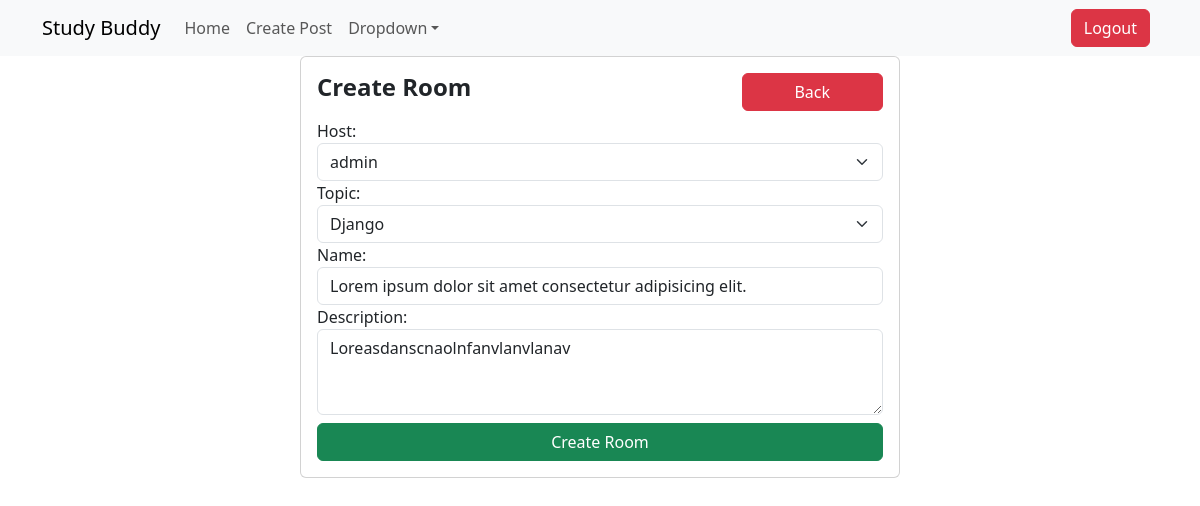
Screenshot of /update-room/9 (signed in) with the database file from the repository.
### studybuddy/models.py (models this page shows, shortened)
class Room(models.Model):
    host = models.ForeignKey(User, on_delete=models.SET_NULL, null=True)
    topic = models.ForeignKey(Topic, on_delete=models.SET_NULL, null=True)
    name = models.CharField(max_length=200)
    description = models.TextField(null=False, blank=True)
    updated = models.DateTimeField(auto_now=True)
    created = models.DateTimeField(auto_now_add=True)
    class Meta:
        ordering = ['-updated','-created']

class Topic(models.Model):
    name = models.CharField(max_length=200)
    def __str__(self):
        return self.name

### studybuddy/views.py (the view)
# urls.py: path('update-room/<str:pk>', views.updateRoom, name="update-room"),
def updateRoom(request,pk):
    room = Room.objects.get(id=pk)
    form = RoomForm(instance=room)
    if request.method == "POST":
        form = RoomForm(request.POST, instance=room)
        if form.is_valid():
            form.save()
            return redirect('home')
    context = {
        'form':form
    }
    return render(request, 'studybuddy/room_form.html', context)

### studybuddy/forms.py
class RoomForm(ModelForm):
    class Meta:
        model = Room
        fields = "__all__"
        widgets = {
            'name':forms.TextInput(attrs={'class':'form-control'}),
            'description':forms.Textarea(attrs={'class':'form-control', "rows":'3', "cols":'3', 'placeholder':'This is the Description for the Room to be created...'}),
            'host':forms.Select(attrs={'class':'form-select'}),
            'topic':forms.Select(attrs={'class':'form-select'}),
        }

### studybuddy/templates/studybuddy/room_form.html (shortened to what this page needs)
{% extends 'base.html' %}
{% block content %}
{% include 'navbar.html' %}
<div class="form-box">
    <div class="card">
        <div class="card-body">
            <h4 class="card-title text-center d-flex fw-bold ">Create Room
                <a href="{{request.META.HTTP_REFERER}}" class="btn btn-danger w-25 ms-auto">Back</a>
            </h4>
            <div class="card-text">
                <form action="" method="post">
                    {{form}}
                    <button class="btn btn-success w-100 mt-2" type="submit">Create Room</button>
                </form>
            </div>
        </div>
    </div>
</div>
{% endblock  %}

### static/custom/form.css (style rules this page uses)
.form-box { margin: auto; width: 50%; }

### rows the page displays
Room: host "admin", topic "Django", description "Loreasdanscnaolnfanvlanvlanav"
Topic: name "Lorem ipsum dolor sit amet consectetur adipisicing elit."
